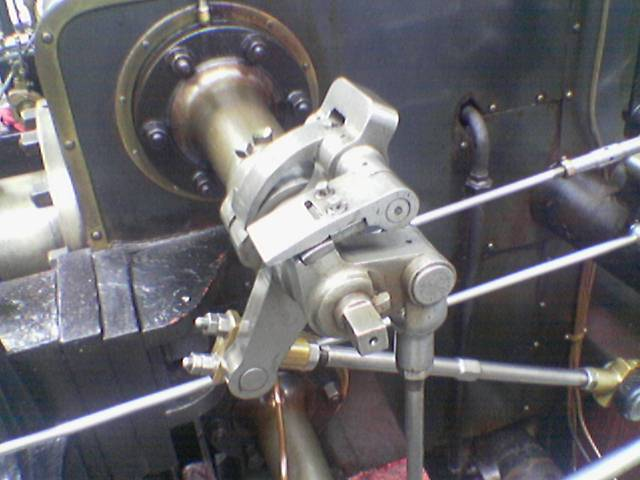
#> input picture CLASE9/image.png, 640 x 480 px
$ python scharr_x_y.py   (older library calls are emulated)
#> lines starting #> are read from the running program, lines starting #| are printed output that depends on the picture
import cv2
import matplotlib.pyplot as plt
#help(cv2.Sobel)

img = cv2.imread("image.png")
#> img is the input picture: shape (480, 640, 3); mean B, G, R 108.9, 104.8, 106.3
img = cv2.cvtColor(img,cv2.COLOR_BGR2GRAY)
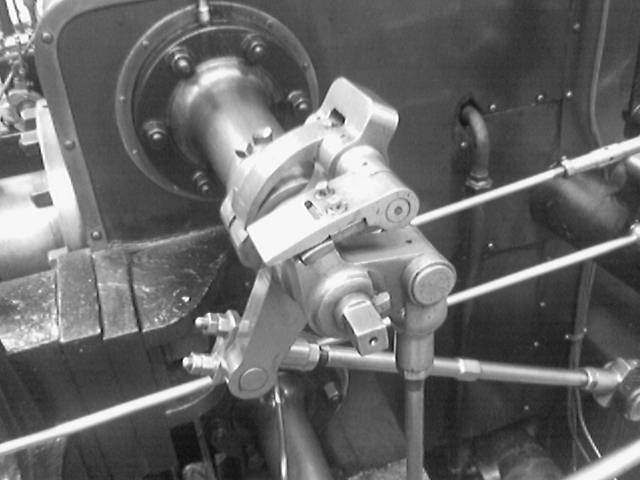
#> img: shape (480, 640); min 6, max 255, mean 105.7
########################## SOBEL X ###############################
dx = 1
dy = 0
image_with_Scharrx = cv2.Scharr(img,cv2.CV_64F,dx,dy)
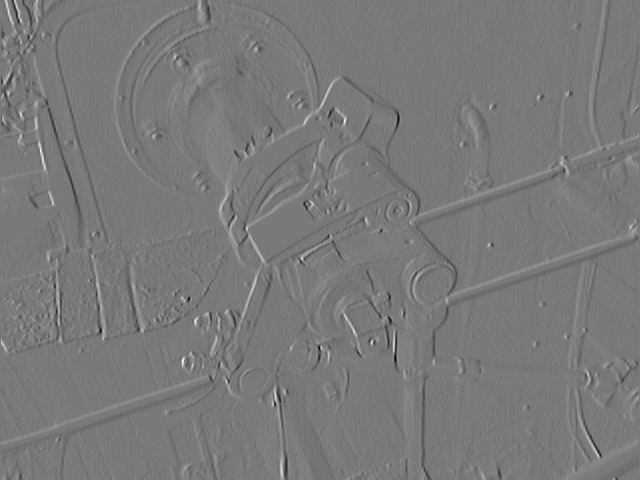
#> image_with_Scharrx: shape (480, 640) float64; min -3282, max 3585, mean -2; drawn with min black and max white
image_with_Scharrx_abs = cv2.convertScaleAbs(image_with_Scharrx)
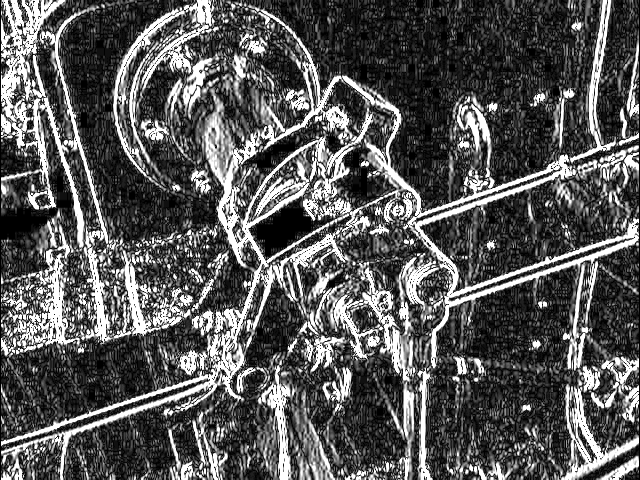
#> image_with_Scharrx_abs: shape (480, 640); min 0, max 255, mean 87.8
########################## SOBEL Y ###############################
dx = 0
dy = 1
image_with_Scharry = cv2.Scharr(img,cv2.CV_64F,dx,dy)
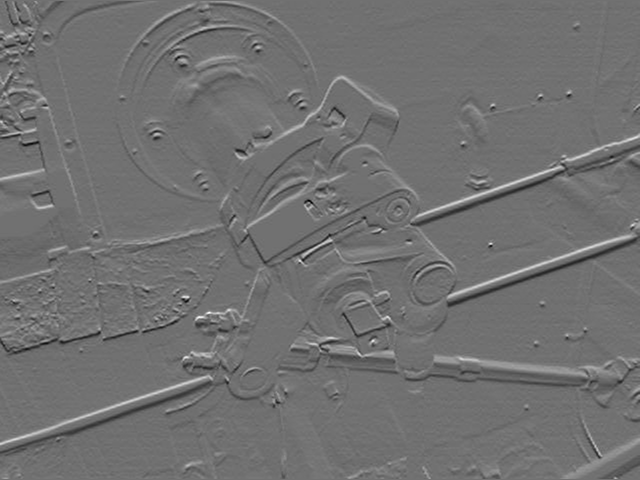
#> image_with_Scharry: shape (480, 640) float64; min -2134, max 2677, mean -0.4; drawn with min black and max white
image_with_Scharry_abs = cv2.convertScaleAbs(image_with_Scharry)
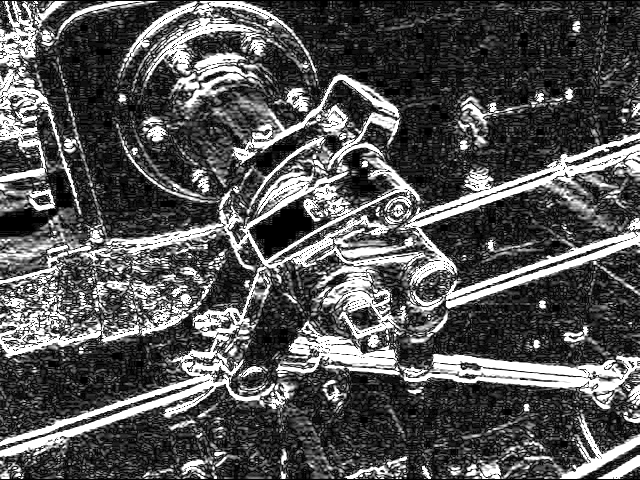
#> image_with_Scharry_abs: shape (480, 640); min 0, max 255, mean 85.2
##################################################################
join_images = cv2.addWeighted(image_with_Scharrx_abs,1,image_with_Scharry_abs,1,0)
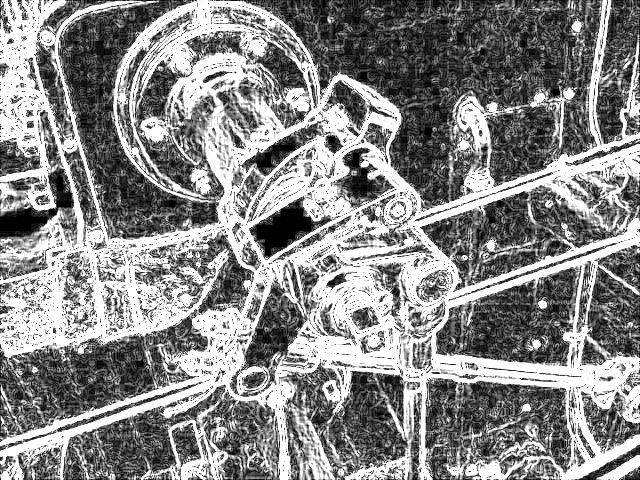
#> join_images: shape (480, 640); min 0, max 255, mean 138

##################################################################
cv2.imshow("Vemtana1",img)
cv2.imshow("Ventana Scharr",join_images)
cv2.waitKey(0)

"""
Sobel(src, ddepth, dx, dy[, dst[, ksize[, scale[, delta[, borderType]]]]]) -> dst
	Profundidad:  cv2.CV_64F | cv2.CV_8U | cv2.CV_16U | cv.CV_32S
				Representa el tipo de dato que utilizará el
	dx: 1 y dy:0 -> significa que se calculará las derivadas en la dirección horizontal y la vertical se ignorará
	dx: 0 y dy:1 -> significa que se calculará las derivadas en la dirección vertical y la horizontal se ignorará
"""
